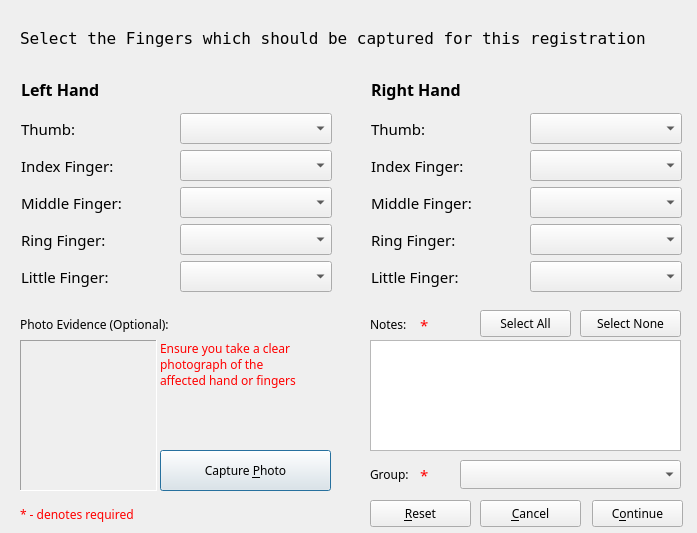
<?xml version="1.0" encoding="UTF-8"?>
<ui version="4.0">
 <class>SpecialEnrollment</class>
 <widget class="QDialog" name="SpecialEnrollment">
  <property name="geometry">
   <rect>
    <x>0</x>
    <y>0</y>
    <width>697</width>
    <height>533</height>
   </rect>
  </property>
  <property name="windowTitle">
   <string>Special Enrollments</string>
  </property>
  <widget class="QLabel" name="label_7">
   <property name="geometry">
    <rect>
     <x>20</x>
     <y>30</y>
     <width>651</width>
     <height>17</height>
    </rect>
   </property>
   <property name="font">
    <font>
     <family>Andale Mono</family>
     <pointsize>12</pointsize>
    </font>
   </property>
   <property name="text">
    <string>Select the Fingers which should be captured for this registration</string>
   </property>
  </widget>
  <widget class="QTextEdit" name="txtNotes">
   <property name="geometry">
    <rect>
     <x>370</x>
     <y>340</y>
     <width>311</width>
     <height>111</height>
    </rect>
   </property>
  </widget>
  <widget class="QLabel" name="label_14">
   <property name="geometry">
    <rect>
     <x>370</x>
     <y>310</y>
     <width>41</width>
     <height>29</height>
    </rect>
   </property>
   <property name="font">
    <font>
     <family>Sans Serif</family>
     <pointsize>9</pointsize>
    </font>
   </property>
   <property name="text">
    <string>Notes:</string>
   </property>
  </widget>
  <widget class="QLabel" name="lblSupEvd">
   <property name="geometry">
    <rect>
     <x>20</x>
     <y>340</y>
     <width>137</width>
     <height>151</height>
    </rect>
   </property>
   <property name="frameShape">
    <enum>QFrame::Panel</enum>
   </property>
   <property name="frameShadow">
    <enum>QFrame::Sunken</enum>
   </property>
   <property name="text">
    <string/>
   </property>
   <property name="alignment">
    <set>Qt::AlignCenter</set>
   </property>
  </widget>
  <widget class="QPushButton" name="btnCapturePhoto">
   <property name="geometry">
    <rect>
     <x>160</x>
     <y>450</y>
     <width>171</width>
     <height>41</height>
    </rect>
   </property>
   <property name="font">
    <font>
     <family>Sans Serif</family>
     <pointsize>9</pointsize>
    </font>
   </property>
   <property name="text">
    <string>Capture &amp;Photo</string>
   </property>
  </widget>
  <widget class="QPushButton" name="btnContinue">
   <property name="geometry">
    <rect>
     <x>592</x>
     <y>500</y>
     <width>91</width>
     <height>27</height>
    </rect>
   </property>
   <property name="font">
    <font>
     <family>Sans Serif</family>
     <pointsize>9</pointsize>
    </font>
   </property>
   <property name="text">
    <string>C&amp;ontinue</string>
   </property>
  </widget>
  <widget class="QPushButton" name="btnCancel">
   <property name="geometry">
    <rect>
     <x>480</x>
     <y>500</y>
     <width>101</width>
     <height>27</height>
    </rect>
   </property>
   <property name="font">
    <font>
     <family>Sans Serif</family>
     <pointsize>9</pointsize>
    </font>
   </property>
   <property name="text">
    <string>&amp;Cancel</string>
   </property>
  </widget>
  <widget class="QLabel" name="lblTxtSupEvd">
   <property name="geometry">
    <rect>
     <x>20</x>
     <y>310</y>
     <width>171</width>
     <height>29</height>
    </rect>
   </property>
   <property name="font">
    <font>
     <family>Sans Serif</family>
     <pointsize>9</pointsize>
    </font>
   </property>
   <property name="text">
    <string>Photo Evidence (Optional):</string>
   </property>
  </widget>
  <widget class="QPushButton" name="btnReset">
   <property name="geometry">
    <rect>
     <x>370</x>
     <y>500</y>
     <width>101</width>
     <height>27</height>
    </rect>
   </property>
   <property name="font">
    <font>
     <family>Sans Serif</family>
     <pointsize>9</pointsize>
    </font>
   </property>
   <property name="text">
    <string>&amp;Reset</string>
   </property>
  </widget>
  <widget class="QLabel" name="label_16">
   <property name="geometry">
    <rect>
     <x>420</x>
     <y>310</y>
     <width>21</width>
     <height>29</height>
    </rect>
   </property>
   <property name="font">
    <font>
     <family>Sans Serif</family>
     <pointsize>11</pointsize>
    </font>
   </property>
   <property name="styleSheet">
    <string notr="true">color:red;</string>
   </property>
   <property name="text">
    <string>*</string>
   </property>
  </widget>
  <widget class="QLabel" name="label_18">
   <property name="geometry">
    <rect>
     <x>20</x>
     <y>500</y>
     <width>171</width>
     <height>29</height>
    </rect>
   </property>
   <property name="font">
    <font>
     <family>Sans Serif</family>
     <pointsize>9</pointsize>
    </font>
   </property>
   <property name="styleSheet">
    <string notr="true">color:red;</string>
   </property>
   <property name="text">
    <string>* - denotes required</string>
   </property>
  </widget>
  <widget class="QComboBox" name="cmbGroup">
   <property name="geometry">
    <rect>
     <x>460</x>
     <y>460</y>
     <width>221</width>
     <height>29</height>
    </rect>
   </property>
   <property name="font">
    <font>
     <family>Sans Serif</family>
     <pointsize>9</pointsize>
    </font>
   </property>
   <item>
    <property name="text">
     <string/>
    </property>
   </item>
   <item>
    <property name="text">
     <string>No Fingers</string>
    </property>
   </item>
   <item>
    <property name="text">
     <string>No Prints</string>
    </property>
   </item>
   <item>
    <property name="text">
     <string>Non-Viable Fingers</string>
    </property>
   </item>
  </widget>
  <widget class="QLabel" name="label_19">
   <property name="geometry">
    <rect>
     <x>370</x>
     <y>460</y>
     <width>111</width>
     <height>29</height>
    </rect>
   </property>
   <property name="font">
    <font>
     <family>Sans Serif</family>
     <pointsize>9</pointsize>
    </font>
   </property>
   <property name="text">
    <string>Group:</string>
   </property>
  </widget>
  <widget class="QLabel" name="label_20">
   <property name="geometry">
    <rect>
     <x>420</x>
     <y>460</y>
     <width>21</width>
     <height>29</height>
    </rect>
   </property>
   <property name="font">
    <font>
     <family>Sans Serif</family>
     <pointsize>11</pointsize>
    </font>
   </property>
   <property name="styleSheet">
    <string notr="true">color:red;</string>
   </property>
   <property name="text">
    <string>*</string>
   </property>
  </widget>
  <widget class="QPushButton" name="btnScanAll">
   <property name="geometry">
    <rect>
     <x>480</x>
     <y>310</y>
     <width>91</width>
     <height>27</height>
    </rect>
   </property>
   <property name="font">
    <font>
     <family>Sans Serif</family>
     <pointsize>9</pointsize>
    </font>
   </property>
   <property name="text">
    <string>Select All</string>
   </property>
  </widget>
  <widget class="QPushButton" name="btnSkipAll">
   <property name="geometry">
    <rect>
     <x>580</x>
     <y>310</y>
     <width>101</width>
     <height>27</height>
    </rect>
   </property>
   <property name="font">
    <font>
     <family>Sans Serif</family>
     <pointsize>9</pointsize>
    </font>
   </property>
   <property name="text">
    <string>Select None</string>
   </property>
  </widget>
  <widget class="QWidget" name="layoutWidget">
   <property name="geometry">
    <rect>
     <x>21</x>
     <y>71</y>
     <width>311</width>
     <height>221</height>
    </rect>
   </property>
   <layout class="QGridLayout" name="gridLayout">
    <item row="0" column="0">
     <widget class="QLabel" name="label_2">
      <property name="font">
       <font>
        <family>Sans Serif</family>
        <pointsize>12</pointsize>
        <weight>75</weight>
        <bold>true</bold>
       </font>
      </property>
      <property name="text">
       <string>Left Hand</string>
      </property>
     </widget>
    </item>
    <item row="1" column="0">
     <widget class="QLabel" name="label">
      <property name="font">
       <font>
        <family>Sans Serif</family>
        <pointsize>11</pointsize>
       </font>
      </property>
      <property name="text">
       <string>Thumb:</string>
      </property>
     </widget>
    </item>
    <item row="1" column="1">
     <widget class="QComboBox" name="cmbLeftThumb">
      <property name="font">
       <font>
        <family>Sans Serif</family>
        <pointsize>12</pointsize>
       </font>
      </property>
     </widget>
    </item>
    <item row="2" column="0">
     <widget class="QLabel" name="label_4">
      <property name="font">
       <font>
        <family>Sans Serif</family>
        <pointsize>11</pointsize>
       </font>
      </property>
      <property name="text">
       <string>Index Finger:</string>
      </property>
     </widget>
    </item>
    <item row="2" column="1">
     <widget class="QComboBox" name="cmbLeftIndex">
      <property name="font">
       <font>
        <family>Sans Serif</family>
        <pointsize>12</pointsize>
       </font>
      </property>
     </widget>
    </item>
    <item row="3" column="0">
     <widget class="QLabel" name="label_5">
      <property name="font">
       <font>
        <family>Sans Serif</family>
        <pointsize>11</pointsize>
       </font>
      </property>
      <property name="text">
       <string>Middle Finger:</string>
      </property>
     </widget>
    </item>
    <item row="3" column="1">
     <widget class="QComboBox" name="cmbLeftMiddle">
      <property name="font">
       <font>
        <family>Sans Serif</family>
        <pointsize>12</pointsize>
       </font>
      </property>
     </widget>
    </item>
    <item row="4" column="0">
     <widget class="QLabel" name="label_6">
      <property name="font">
       <font>
        <family>Sans Serif</family>
        <pointsize>11</pointsize>
       </font>
      </property>
      <property name="text">
       <string>Ring Finger:</string>
      </property>
     </widget>
    </item>
    <item row="4" column="1">
     <widget class="QComboBox" name="cmbLeftRing">
      <property name="font">
       <font>
        <family>Sans Serif</family>
        <pointsize>12</pointsize>
       </font>
      </property>
     </widget>
    </item>
    <item row="5" column="0">
     <widget class="QLabel" name="label_3">
      <property name="font">
       <font>
        <family>Sans Serif</family>
        <pointsize>11</pointsize>
       </font>
      </property>
      <property name="text">
       <string>Little Finger:</string>
      </property>
     </widget>
    </item>
    <item row="5" column="1">
     <widget class="QComboBox" name="cmbLeftLittle">
      <property name="font">
       <font>
        <family>Sans Serif</family>
        <pointsize>12</pointsize>
       </font>
      </property>
     </widget>
    </item>
   </layout>
  </widget>
  <widget class="QWidget" name="layoutWidget">
   <property name="geometry">
    <rect>
     <x>371</x>
     <y>71</y>
     <width>311</width>
     <height>221</height>
    </rect>
   </property>
   <layout class="QGridLayout" name="gridLayout_2">
    <item row="0" column="0">
     <widget class="QLabel" name="label_13">
      <property name="font">
       <font>
        <family>Sans Serif</family>
        <pointsize>12</pointsize>
        <weight>75</weight>
        <bold>true</bold>
       </font>
      </property>
      <property name="text">
       <string>Right Hand</string>
      </property>
     </widget>
    </item>
    <item row="1" column="0">
     <widget class="QLabel" name="label_8">
      <property name="font">
       <font>
        <family>Sans Serif</family>
        <pointsize>11</pointsize>
       </font>
      </property>
      <property name="text">
       <string>Thumb:</string>
      </property>
     </widget>
    </item>
    <item row="1" column="1">
     <widget class="QComboBox" name="cmbRightThumb">
      <property name="font">
       <font>
        <family>Sans Serif</family>
        <pointsize>12</pointsize>
       </font>
      </property>
     </widget>
    </item>
    <item row="2" column="0">
     <widget class="QLabel" name="label_10">
      <property name="font">
       <font>
        <family>Sans Serif</family>
        <pointsize>11</pointsize>
       </font>
      </property>
      <property name="text">
       <string>Index Finger:</string>
      </property>
     </widget>
    </item>
    <item row="2" column="1">
     <widget class="QComboBox" name="cmbRightIndex">
      <property name="font">
       <font>
        <family>Sans Serif</family>
        <pointsize>12</pointsize>
       </font>
      </property>
     </widget>
    </item>
    <item row="3" column="0">
     <widget class="QLabel" name="label_11">
      <property name="font">
       <font>
        <family>Sans Serif</family>
        <pointsize>11</pointsize>
       </font>
      </property>
      <property name="text">
       <string>Middle Finger:</string>
      </property>
     </widget>
    </item>
    <item row="3" column="1">
     <widget class="QComboBox" name="cmbRightMiddle">
      <property name="font">
       <font>
        <family>Sans Serif</family>
        <pointsize>12</pointsize>
       </font>
      </property>
     </widget>
    </item>
    <item row="4" column="0">
     <widget class="QLabel" name="label_12">
      <property name="font">
       <font>
        <family>Sans Serif</family>
        <pointsize>11</pointsize>
       </font>
      </property>
      <property name="text">
       <string>Ring Finger:</string>
      </property>
     </widget>
    </item>
    <item row="4" column="1">
     <widget class="QComboBox" name="cmbRightRing">
      <property name="font">
       <font>
        <family>Sans Serif</family>
        <pointsize>12</pointsize>
       </font>
      </property>
     </widget>
    </item>
    <item row="5" column="0">
     <widget class="QLabel" name="label_9">
      <property name="font">
       <font>
        <family>Sans Serif</family>
        <pointsize>11</pointsize>
       </font>
      </property>
      <property name="text">
       <string>Little Finger:</string>
      </property>
     </widget>
    </item>
    <item row="5" column="1">
     <widget class="QComboBox" name="cmbRightLittle">
      <property name="font">
       <font>
        <family>Sans Serif</family>
        <pointsize>12</pointsize>
       </font>
      </property>
     </widget>
    </item>
   </layout>
  </widget>
  <widget class="QLabel" name="lblTxtSupEvd_2">
   <property name="geometry">
    <rect>
     <x>160</x>
     <y>340</y>
     <width>171</width>
     <height>101</height>
    </rect>
   </property>
   <property name="font">
    <font>
     <family>Sans Serif</family>
     <pointsize>9</pointsize>
    </font>
   </property>
   <property name="styleSheet">
    <string notr="true">color:red;</string>
   </property>
   <property name="lineWidth">
    <number>1</number>
   </property>
   <property name="text">
    <string>Ensure you take a clear
photograph of the 
affected hand or fingers</string>
   </property>
   <property name="textFormat">
    <enum>Qt::PlainText</enum>
   </property>
   <property name="scaledContents">
    <bool>false</bool>
   </property>
   <property name="alignment">
    <set>Qt::AlignJustify|Qt::AlignTop</set>
   </property>
  </widget>
 </widget>
 <resources/>
 <connections/>
</ui>
